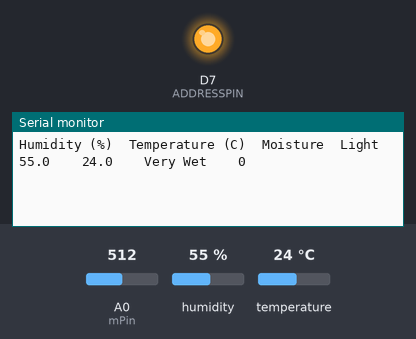
This sketch was run on a simulated ESP8266 (NodeMCU). On the bench: output pins drawn as LEDs (lit = HIGH), the last lines printed to the serial monitor. Wiring (inferred from the names in the program): DHT11 sensor: data D0; BH1750 light sensor at I2C address 0x5C. The inputs (shaded band) are chosen by the test bench; at power-on: A0 (mPin) = 512, humidity 55 %, temperature 24 °C.

Above: at 2.3 s.
2.4 s: A0 (mPin) set to 597
At 3.7 s:
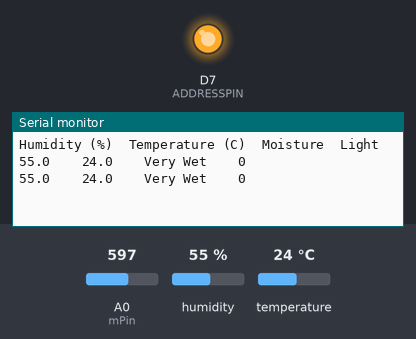
4.5 s: A0 (mPin) set to 629
At 7.3 s:
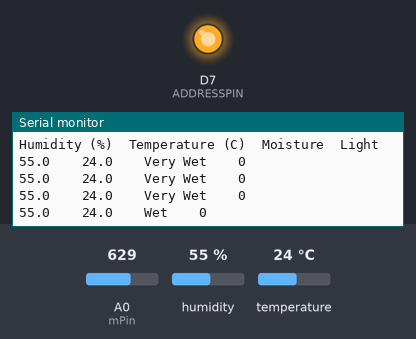

The sketch:

Eco-node2.ino
```cpp
// BH1750
#include <Wire.h>
#include <BH1750FVI.h>

// DHT
#include "DHTesp.h"
#define DHTpin D0    //D5 of NodeMCU is GPIO14
DHTesp dht;
float humidity;
float temperature;


// Moist
const int AirValue = 890;   //you need to replace this value with Value_1
const int WaterValue = 470;  //you need to replace this value with Value_2
int intervals = (AirValue - WaterValue)/3;
int mVal = 0;
int mPin = A0;
String mRes = "";

// Light
// Settings
uint8_t ADDRESSPIN = 13;
BH1750FVI::eDeviceAddress_t DEVICEADDRESS = BH1750FVI::k_DevAddress_H;
BH1750FVI::eDeviceMode_t DEVICEMODE = BH1750FVI::k_DevModeContHighRes;

// Create the Lightsensor instance
BH1750FVI LightSensor(ADDRESSPIN, DEVICEADDRESS, DEVICEMODE);

uint16_t lux;
void setup()
{
  Serial.begin(9600);
  Serial.println();
  Serial.println("Humidity (%)\tTemperature (C)\tMoisture\tLight");
  // use this instead:
  dht.setup(DHTpin, DHTesp::DHT11); //for DHT11 Connect DHT sensor to GPIO 17
  LightSensor.begin();

}

void loop()
{
  Soil();
  DHTFunc();

//  Serial.print(dht.getStatusString());
//  Serial.print("\t");
//  Serial.print(dht.getMinimumSamplingPeriod());
//  Serial.print("\t");
  Serial.print(humidity, 1);
  Serial.print("\t\t");
  Serial.print(temperature, 1);
  Serial.print("\t\t");
  Serial.print(mRes);
  Serial.print("\t\t");
  Serial.print(lux, 1);
//  Serial.print("\t\t");
//  Serial.println(dht.computeHeatIndex(dht.toFahrenheit(temperature), humidity, true), 1);
  Serial.println("");
}

void Light(){
  lux = LightSensor.GetLightIntensity();
}

void DHTFunc(){
//  delay(dht.getMinimumSamplingPeriod()+106);
  delay(dht.getMinimumSamplingPeriod()+500);

  humidity = dht.getHumidity();
  temperature = dht.getTemperature();
}
void Soil(){
  mVal = analogRead(mPin);
  if(mVal > WaterValue && mVal < (WaterValue + intervals)) {
    mRes = "Very Wet";
  }
  else if(mVal > (WaterValue + intervals) && mVal < (AirValue - intervals)) {
    mRes = "Wet";
  }
  else if(mVal < AirValue && mVal > (AirValue - intervals)) {
    mRes = "Dry";
  }
  return;
}
```

Measured:
- the behaviour switches between 610 and 611 on A0 (mPin) (found by bisection; images 1 and 2)
- after the input at 4.5 s, the serial monitor: prints a new line after 1.6 s (image 2)
